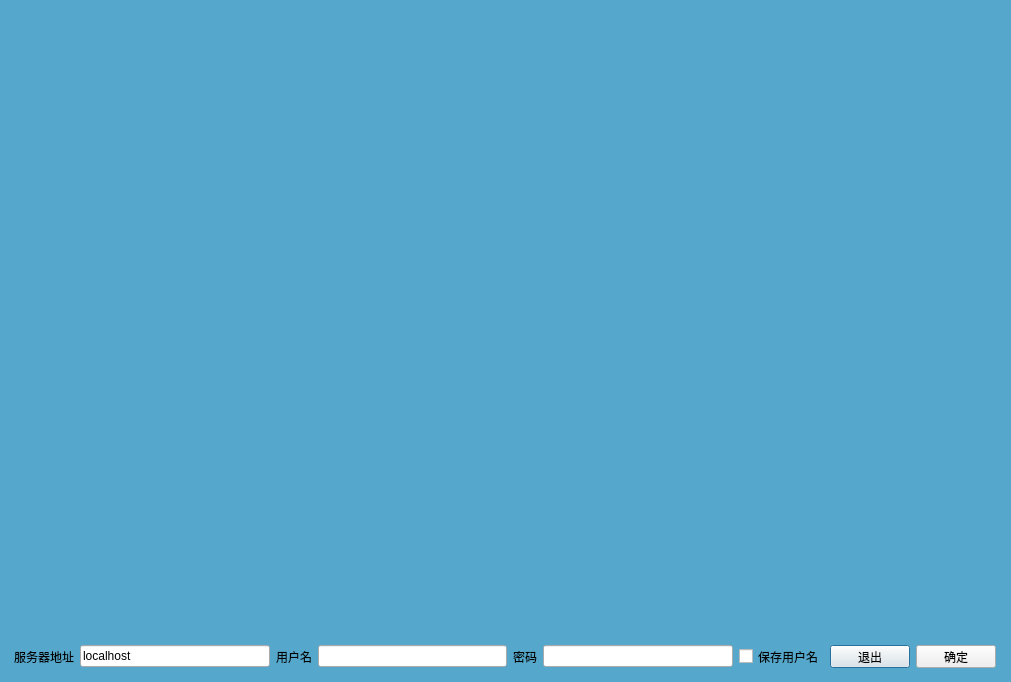
<?xml version="1.0" encoding="UTF-8"?>
<ui version="4.0">
 <class>SplashDialog</class>
 <widget class="QDialog" name="SplashDialog">
  <property name="geometry">
   <rect>
    <x>0</x>
    <y>0</y>
    <width>1011</width>
    <height>682</height>
   </rect>
  </property>
  <property name="windowTitle">
   <string>Dialog</string>
  </property>
  <property name="styleSheet">
   <string notr="true">QDialog{background-color:rgb(85,168,203)}</string>
  </property>
  <widget class="QLabel" name="label">
   <property name="geometry">
    <rect>
     <x>0</x>
     <y>0</y>
     <width>1011</width>
     <height>632</height>
    </rect>
   </property>
   <property name="text">
    <string/>
   </property>
   <property name="pixmap">
    <pixmap resource="res.qrc">:/res/chatslapsh.jpg</pixmap>
   </property>
  </widget>
  <widget class="QGroupBox" name="groupBox">
   <property name="geometry">
    <rect>
     <x>0</x>
     <y>630</y>
     <width>1029</width>
     <height>50</height>
    </rect>
   </property>
   <property name="styleSheet">
    <string notr="true">QGroupBox{border:none}</string>
   </property>
   <property name="title">
    <string/>
   </property>
   <property name="flat">
    <bool>false</bool>
   </property>
   <layout class="QHBoxLayout" name="horizontalLayout">
    <property name="leftMargin">
     <number>11</number>
    </property>
    <property name="rightMargin">
     <number>30</number>
    </property>
    <item>
     <widget class="QLabel" name="label_4">
      <property name="text">
       <string>服务器地址</string>
      </property>
     </widget>
    </item>
    <item>
     <widget class="QLineEdit" name="lineEdit_3">
      <property name="text">
       <string>localhost</string>
      </property>
     </widget>
    </item>
    <item>
     <widget class="QLabel" name="label_2">
      <property name="text">
       <string>用户名</string>
      </property>
     </widget>
    </item>
    <item>
     <widget class="QLineEdit" name="lineEdit"/>
    </item>
    <item>
     <widget class="QLabel" name="label_3">
      <property name="text">
       <string>密码</string>
      </property>
     </widget>
    </item>
    <item>
     <widget class="QLineEdit" name="lineEdit_2">
      <property name="echoMode">
       <enum>QLineEdit::Password</enum>
      </property>
     </widget>
    </item>
    <item>
     <widget class="QCheckBox" name="checkBox">
      <property name="text">
       <string>保存用户名</string>
      </property>
     </widget>
    </item>
    <item>
     <widget class="QPushButton" name="pushButton_2">
      <property name="text">
       <string>退出</string>
      </property>
     </widget>
    </item>
    <item>
     <widget class="QPushButton" name="pushButton">
      <property name="styleSheet">
       <string notr="true"/>
      </property>
      <property name="text">
       <string>确定</string>
      </property>
     </widget>
    </item>
   </layout>
  </widget>
 </widget>
 <resources>
  <include location="res.qrc"/>
 </resources>
 <connections/>
</ui>
